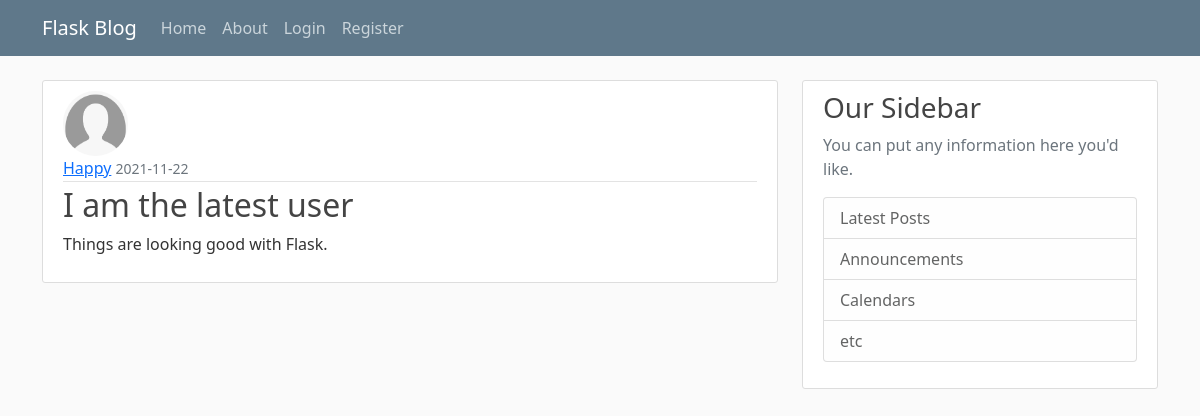
Page /post/24 on the committed database.
### flaskblog/models.py (models this page shows, shortened)
class User(flaskblog.db.Model, UserMixin):
    id = flaskblog.db.Column(flaskblog.db.Integer, primary_key=True)
    username = flaskblog.db.Column(
        flaskblog.db.String(20), unique=True, nullable=False)
    email = flaskblog.db.Column(
        flaskblog.db.String(120), unique=True, nullable=False)
    image_file = flaskblog.db.Column(
        flaskblog.db.String(20), nullable=False, default="default.jpg")  # going to be hashed
    password = flaskblog.db.Column(flaskblog.db.String(60), nullable=False)
    posts = flaskblog.db.relationship("Post", backref="author", lazy=True)

class Post(flaskblog.db.Model):
    id = flaskblog.db.Column(flaskblog.db.Integer, primary_key=True)
    title = flaskblog.db.Column(flaskblog.db.String(100), nullable=False)
    date_posted = flaskblog.db.Column(
        flaskblog.db.DateTime, nullable=False, default=datetime.utcnow)
    content = flaskblog.db.Column(flaskblog.db.Text, nullable=False)
    user_id = flaskblog.db.Column(flaskblog.db.Integer, flaskblog.db.ForeignKey(
        "user.id"), nullable=False)

### flaskblog/routes.py (the view)
@flaskblog.app.route("/post/<int:post_id>")  # variables of int type in route
def post(post_id) -> str:
    post = Post.query.get_or_404(
        post_id)  # if it does not exist return 404. If exists, render a template with that post
    return flask.render_template("post.html", title=post.title, post=post)

### flaskblog/templates/post.html (shortened to what this page needs)
{% extends "layout.html" %} {% block content %}
<article class="media content-section">
	<img
		class="rounded-circle article-img"
		src="{{url_for('static', filename='profile_pics/' + post.author.image_file)}}"
	/>
	<div class="media-body">
		<div class="article-metadata">
			<a
				class="mr-2"
				href="{{ url_for('user_posts', username=post.author.username) }}"
				>{{ post.author.username }}</a
			>
			<small class="text-muted"
				>{{ post.date_posted.strftime("%Y-%m-%d") }}</small
			>
		</div>
		<h2 class="article-title">{{ post.title }}</h2>
		<p class="article-content">{{ post.content }}</p>
	</div>
</article>
{% endblock content %}

### flaskblog/static/main.css (style rules this page uses)
body { background: #fafafa; color: #333333; margin-top: 5rem; }
h1, h2, h3, h4, h5, h6 { color: #444444; }
.content-section { background: #ffffff; padding: 10px 20px; border: 1px solid #dddddd; border-radius: 3px; margin-bottom: 20px; }
.article-title { color: #444444; }
.article-content { white-space: pre-line; }
.article-img { height: 65px; width: 65px; margin-right: 16px; }
.article-metadata { padding-bottom: 1px; margin-bottom: 4px; border-bottom: 1px solid #e3e3e3 }

### rows in the picture
User: image_file (placeholder picture), author.username "Happy"
Post: date_posted "2021-11-22", title "I am the latest user", content "Things are looking good with Flask."
